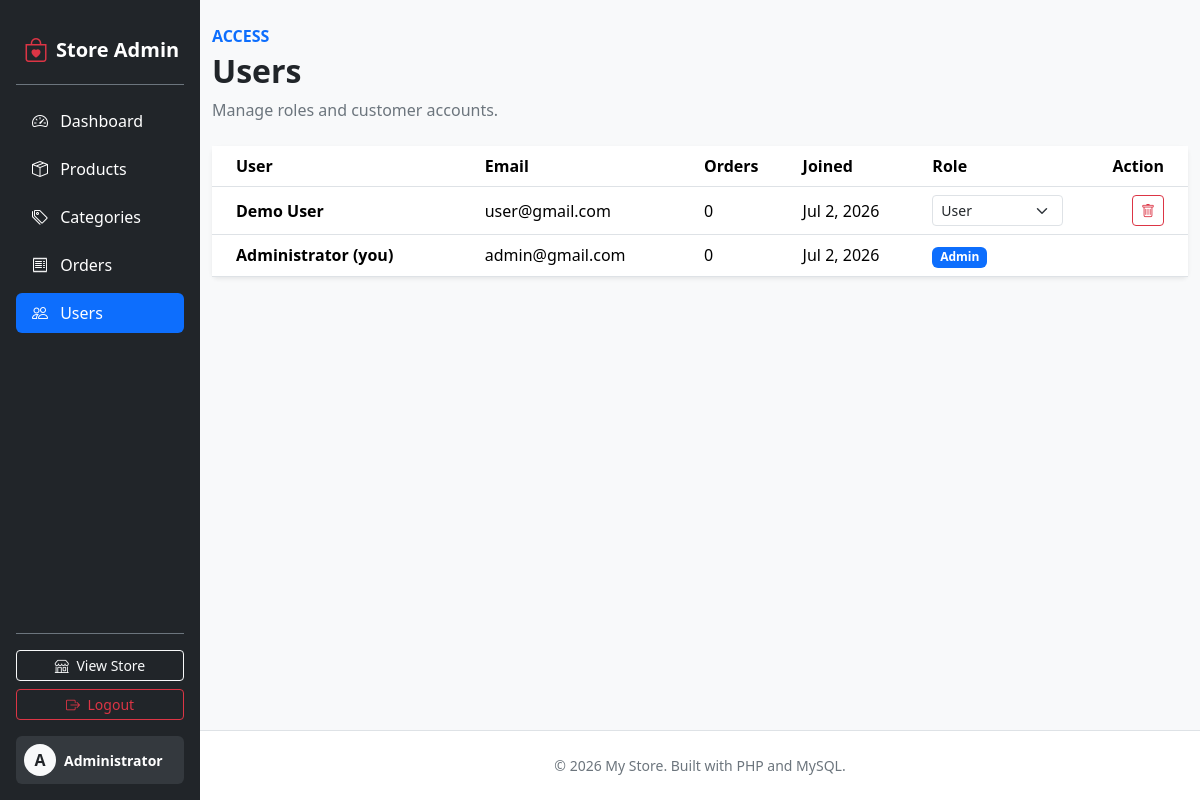
The page /admin/users.php (signed in) on the database its author committed.
### tables this page shows
CREATE TABLE users (
    id INT AUTO_INCREMENT PRIMARY KEY,
    name VARCHAR(100) NOT NULL,
    email VARCHAR(190) NOT NULL UNIQUE,
    password VARCHAR(255) NOT NULL,
    role ENUM('admin', 'user') NOT NULL DEFAULT 'user',
    created_at TIMESTAMP DEFAULT CURRENT_TIMESTAMP
);

### includes/bootstrap.php (called while the page is built, shortened)
<?php
require_once __DIR__ . '/auth.php';
function e($value)
{
    return htmlspecialchars($value, ENT_QUOTES, 'UTF-8');
}

### includes/auth.php (called while the page is built, shortened)
<?php
function currentUser()
{
    if (isset($_SESSION['user'])) {
        return $_SESSION['user'];
    }
    return null;
}

### admin/users.php (the view, shortened to what this page needs)
<?php
require_once __DIR__ . '/../includes/bootstrap.php';
$currentUserId = (int) currentUser()['id'];
$users = $conn->query(
    "SELECT users.id, users.name, users.email, users.role, users.created_at, COUNT(orders.id) AS order_count
     FROM users LEFT JOIN orders ON orders.user_id = users.id
     GROUP BY users.id ORDER BY users.id DESC"
);
require __DIR__ . '/../includes/header.php';
?>
<div class="mb-4">
    <p class="text-primary fw-semibold mb-1">ACCESS</p>
    <h1 class="h2 fw-bold">Users</h1>
    <p class="text-secondary">Manage roles and customer accounts.</p>
</div>
<div class="card border-0 shadow-sm">
    <div class="card-body p-0">
        <div class="table-responsive">
            <table class="table align-middle mb-0">
                <thead>
                    <tr>
                        <th class="ps-4">User</th>
                        <th>Email</th>
                        <th>Orders</th>
                        <th>Joined</th>
                        <th>Role</th>
                        <th class="text-end pe-4">Action</th>
                    </tr>
                </thead>
                <tbody>
                    <?php while ($user = $users->fetch_assoc()): ?>
                        <tr>
                            <td class="ps-4 fw-semibold">
                                <?= e($user['name']) ?>
                                <?php if ((int) $user['id'] === $currentUserId): ?>
                                    (you)
                                <?php endif; ?>
                            </td>
                            <td><?= e($user['email']) ?></td>
                            <td><?= (int) $user['order_count'] ?></td>
                            <td><?= e(date('M j, Y', strtotime($user['created_at']))) ?></td>
                            <td>
                                <?php if ((int) $user['id'] === $currentUserId): ?>
                                    <span class="badge text-bg-primary">Admin</span>
                                <?php else: ?>
                                    <form method="post">
                                        <select class="form-select form-select-sm" name="role" onchange="this.form.submit()">
                                            <option value="user" <?= $user['role'] === 'user' ? 'selected' : '' ?>>User</option>
                                        </select>
                                    </form>
                                <?php endif; ?>
                            </td>
                            <td class="text-end pe-4">
                                <?php if ((int) $user['id'] !== $currentUserId): ?>
                                    <form method="post" onsubmit="return confirm('Delete this user?')">
                                        <button class="btn btn-outline-danger btn-sm"><i class="bi bi-trash"></i></button>
                                    </form>
                                <?php endif; ?>
                            </td>
                        </tr>
                    <?php endwhile; ?>
                </tbody>
            </table>
        </div>
    </div>
</div>
<?php require __DIR__ . '/../includes/footer.php'; ?>

### assets/css/style.css (style rules this page uses)
body { min-height: 100vh; display: flex; flex-direction: column; }

### rows shown on the page
users: name "Demo User", email "user@gmail.com", order_count "0", created_at "Jul 2, 2026", role "User"
users: name "Administrator", shows "(you)", email "admin@gmail.com", order_count "0", created_at "Jul 2, 2026"

### other values the page prints
$label "Dashboard"
$label "Products"
$label "Categories"
$label "Orders"
$label "Users"
mb_strtoupper(mb_substr(currentUser()['name'], 0, 1)) "A"
currentUser()['name'] "Administrator"
